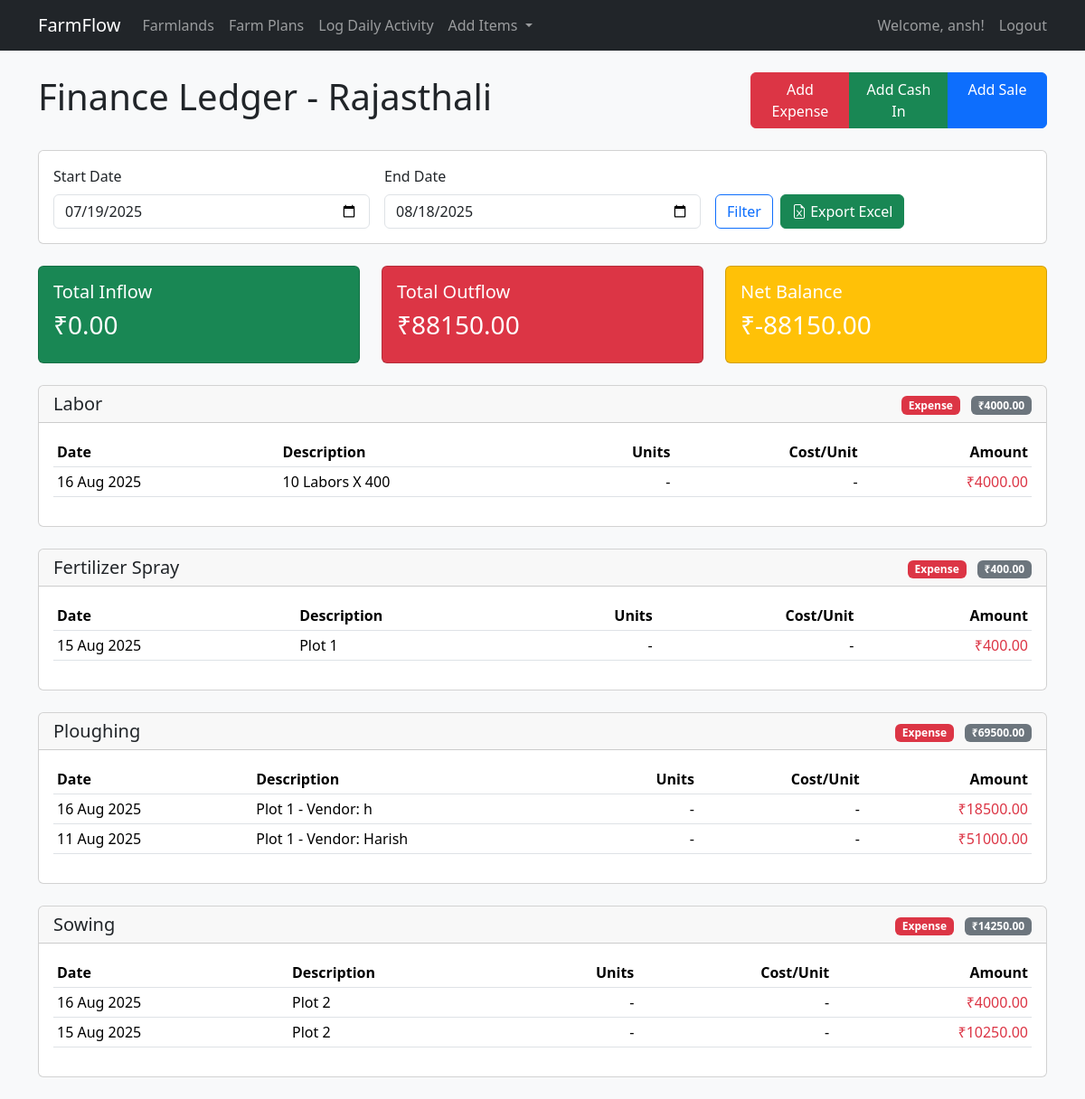
The app's page /farm/1/finances/ (signed in) with its own data.
### farm/models.py (models this page shows, shortened)
class Farmland(models.Model):
    name = models.CharField(max_length=150)
    size = models.DecimalField(max_digits=10, decimal_places=2, help_text="in acres")
    location = models.CharField(max_length=255)
    infrastructure = models.TextField(blank=True, null=True)
    latitude = models.DecimalField(max_digits=9, decimal_places=6, null=True, blank=True)
    longitude = models.DecimalField(max_digits=9, decimal_places=6, null=True, blank=True)
    parent_zone = models.ForeignKey(Zone, on_delete=models.CASCADE, related_name='farmlands')

class Category(models.Model):
    TYPE_CHOICES = [
        ('ACTIVITY', 'Activity'),
        ('ITEM', 'Item'),
        ('EXPENSE', 'Expense'),
    ]
    name = models.CharField(max_length=100)
    type = models.CharField(max_length=50, choices=TYPE_CHOICES)
    expected_efficiency = models.CharField(max_length=100, blank=True, help_text="e.g., '1 acre/hour'")
    class Meta:
        verbose_name_plural = "Categories"

class Expense(models.Model):
    farm = models.ForeignKey(Farmland, on_delete=models.CASCADE, related_name='expenses')
    date = models.DateField()
    category = models.ForeignKey(Category, on_delete=models.PROTECT, limit_choices_to={'type': 'EXPENSE'})
    description = models.TextField()
    amount = models.DecimalField(max_digits=12, decimal_places=2)

### farm/views.py (the view, shortened to what this page needs)
# urls.py: path('farm/<int:farm_pk>/finances/', views.FarmFinanceView.as_view(), name='farm_finances'),
class FarmFinanceView(LoginRequiredMixin, FarmContextMixin, TemplateView):
    template_name = 'farm/farm_finance_ledger.html'
    def get_context_data(self, **kwargs):
        context = super().get_context_data(**kwargs)
        farm = context['farm']
        start_date_str = self.request.GET.get('start_date')
        end_date_str = self.request.GET.get('end_date')
        if not start_date_str:
            start_date = (datetime.now() - timedelta(days=30)).date()
        else:
            start_date = datetime.strptime(start_date_str, '%Y-%m-%d').date()
        if not end_date_str:
            end_date = datetime.now().date()
        else:
            end_date = datetime.strptime(end_date_str, '%Y-%m-%d').date()
        expenses = Expense.objects.filter(farm=farm, date__range=[start_date, end_date])
        cash_ins = CashIn.objects.filter(farm=farm, date__range=[start_date, end_date])
        sales = Sale.objects.filter(crop_produce__farm=farm, sale_date__range=[start_date, end_date])
        categories = {}
        for exp in expenses:
            category_name = exp.category.name
            if category_name not in categories:
                categories[category_name] = {
                    'type': 'Expense',
                    'transactions': [],
                    'total_amount': 0,
                    'total_units': 0
                }
            categories[category_name]['transactions'].append({
                'date': exp.date,
                'description': exp.description,
                'units': None,
                'unit_measure': None,
                'cost_per_unit': None,
                'amount': exp.amount
            })
            categories[category_name]['total_amount'] += exp.amount
        for category in categories.values():
            category['transactions'].sort(key=lambda x: x['date'], reverse=True)
        context['categories'] = categories
        total_cash_in = CashIn.objects.filter(farm=farm).aggregate(total=Sum('amount'))['total'] or Decimal('0.00')
        total_sales = Sale.objects.filter(crop_produce__farm=farm).aggregate(
            total=Sum(F('quantity') * F('price_per_ton'))
        )['total'] or Decimal('0.00')
        total_expenses = Expense.objects.filter(farm=farm).aggregate(total=Sum('amount'))['total'] or Decimal('0.00')
        context['total_inflow'] = total_cash_in + total_sales
        context['total_outflow'] = total_expenses
        context['net_balance'] = context['total_inflow'] - context['total_outflow']
        context['start_date'] = start_date.strftime('%Y-%m-%d')
        context['end_date'] = end_date.strftime('%Y-%m-%d')
        return context

### farm/views.py (called while the page is built)
    def dispatch(self, request, *args, **kwargs):
        self.farm = get_object_or_404(Farmland, pk=kwargs['farm_pk'])
        return super().dispatch(request, *args, **kwargs)

    def get_context_data(self, **kwargs):
        context = super().get_context_data(**kwargs)
        context['farm'] = self.farm
        return context

### templates/farm/farm_finance_ledger.html (shortened to what this page needs)
{% extends 'base.html' %}
{% block content %}
<div class="d-flex justify-content-between align-items-center mb-4">
    <h1>Finance Ledger - {{ farm.name }}</h1>
    <div class="btn-group">
        <a href="{% url 'farm:expense_add' farm.pk %}" class="btn btn-danger">Add Expense</a>
        <a href="{% url 'farm:cashin_add' farm.pk %}" class="btn btn-success">Add Cash In</a>
        <a href="{% url 'farm:sale_add' farm.pk %}" class="btn btn-primary">Add Sale</a>
    </div>
</div>
<div class="card mb-4">
    <div class="card-body">
        <form method="get" class="row g-3">
            <div class="col-md-4">
                <label for="start_date" class="form-label">Start Date</label>
                <input type="date" class="form-control" id="start_date" name="start_date" value="{{ start_date }}">
            </div>
            <div class="col-md-4">
                <label for="end_date" class="form-label">End Date</label>
                <input type="date" class="form-control" id="end_date" name="end_date" value="{{ end_date }}">
            </div>
            <div class="col-md-4 d-flex align-items-end gap-2">
                <button type="submit" class="btn btn-outline-primary">Filter</button>
                <a href="{% url 'farm:finance_export' farm.pk %}?start_date={{ start_date }}&end_date={{ end_date }}" class="btn btn-success">
                    <i class="bi bi-file-earmark-excel"></i> Export Excel
                </a>
            </div>
        </form>
    </div>
</div>
<div class="row mb-4">
    <div class="col-md-4">
        <div class="card text-white bg-success">
            <div class="card-body">
                <h5 class="card-title">Total Inflow</h5>
                <h3>₹{{ total_inflow|floatformat:2 }}</h3>
            </div>
        </div>
    </div>
    <div class="col-md-4">
        <div class="card text-white bg-danger">
            <div class="card-body">
                <h5 class="card-title">Total Outflow</h5>
                <h3>₹{{ total_outflow|floatformat:2 }}</h3>
            </div>
        </div>
    </div>
    <div class="col-md-4">
        <div class="card text-white {% if net_balance >= 0 %}bg-success{% else %}bg-warning{% endif %}">
            <div class="card-body">
                <h5 class="card-title">Net Balance</h5>
                <h3>₹{{ net_balance|floatformat:2 }}</h3>
            </div>
        </div>
    </div>
</div>
{% for category_name, category_data in categories.items %}
<div class="card mb-4">
    <div class="card-header d-flex justify-content-between align-items-center">
        <h5 class="mb-0">{{ category_name }}</h5>
        <div>
            <span class="badge
                {% if category_data.type == 'Expense' or category_data.type == 'Activity Expense' %}bg-danger
                {% elif category_data.type == 'Cash In' %}bg-success
                {% else %}bg-primary{% endif %}">
                {{ category_data.type }}
            </span>
            <span class="badge bg-secondary ms-2">₹{{ category_data.total_amount|floatformat:2 }}</span>
        </div>
    </div>
    <div class="card-body">
        <div class="table-responsive">
            <table class="table table-sm">
                <thead>
                    <tr>
                        <th>Date</th>
                        <th>Description</th>
                        <th class="text-end">Units</th>
                        <th class="text-end">Cost/Unit</th>
                        <th class="text-end">Amount</th>
                    </tr>
                </thead>
                <tbody>
                    {% for transaction in category_data.transactions %}
                    <tr>
                        <td>{{ transaction.date|date:"d M Y" }}</td>
                        <td>{{ transaction.description }}</td>
                        <td class="text-end">
                            {% if transaction.units %}
                                {{ transaction.units|floatformat:2 }} {{ transaction.unit_measure }}
                            {% else %}
                                -
                            {% endif %}
                        </td>
                        <td class="text-end">
                            {% if transaction.cost_per_unit %}
                                ₹{{ transaction.cost_per_unit|floatformat:2 }}
                            {% else %}
                                -
                            {% endif %}
                        </td>
                        <td class="text-end">
                            <span class="{% if category_data.type == 'Expense' or category_data.type == 'Activity Expense' %}text-danger{% else %}text-success{% endif %}">
                                ₹{{ transaction.amount|floatformat:2 }}
                            </span>
                        </td>
                    </tr>
                    {% endfor %}
                </tbody>
            </table>
        </div>
    </div>
</div>
{% empty %}
<div class="card">
    <div class="card-body text-center">
        <p>No transactions found for the selected period.</p>
    </div>
</div>
{% endfor %}
{% endblock %}

### templates/base.html (shortened to what this page needs)
<!doctype html>
<html lang="en">
<head>
    <link href="https://cdn.jsdelivr.net/npm/bootstrap@5.3.2/dist/css/bootstrap.min.css" rel="stylesheet">
    <link rel="stylesheet" href="https://cdn.jsdelivr.net/npm/bootstrap-icons@1.11.1/font/bootstrap-icons.css">
</head>
<body class="bg-light">
    <nav class="navbar navbar-expand-lg navbar-dark bg-dark">
        <div class="container">
            <a class="navbar-brand" href="{% url 'farm:farmland_list' %}">FarmFlow</a>
            <div class="collapse navbar-collapse" id="navbarNav">
                <ul class="navbar-nav me-auto mb-2 mb-lg-0">
                    <li class="nav-item">
                        <a class="nav-link" href="{% url 'farm:farmland_list' %}">Farmlands</a>
                    </li>
                    {% if user.is_superuser or not user.staff or user.staff.role.name != 'FARM_MANAGER' %}
                        <li class="nav-item">
                            <a class="nav-link" href="{% url 'farm:plan_list' %}">Farm Plans</a>
                        </li>
                    {% endif %}
                    <li class="nav-item">
                        <a class="nav-link" href="{% url 'farm:activity_add' %}">Log Daily Activity</a>
                    </li>
                    {% if user.is_superuser or not user.staff or user.staff.role.name != 'FARM_MANAGER' %}
                        <li class="nav-item dropdown">
                            <a class="nav-link dropdown-toggle" href="#" role="button" data-bs-toggle="dropdown">
                                Add Items
                            </a>
                        </li>
                    {% endif %}
                </ul>
                {% if user.is_authenticated %}
                    <div class="navbar-nav d-flex align-items-center">
                        <span class="navbar-text me-3">Welcome, {{ user.username }}!</span>
                        <form method="post" action="{% url 'logout' %}" class="d-inline">
                            <button type="submit" class="btn btn-link nav-link border-0 p-0">Logout</button>
                        </form>
                    </div>
                {% else %}
                    <a class="nav-link" href="{% url 'login' %}">Login</a>
                {% endif %}
            </div>
        </div>
    </nav>
    <main class="container mt-4">
        {% block content %}{% endblock %}
    </main>
</body>
</html>

### templates/base.html (style rules this page uses)
.btn-group .btn { flex: 1; }

### records on screen
Farmland: name "Rajasthali"
Category: categories "Labor"
Category: categories "Fertilizer Spray"
Category: categories "Ploughing"
Category: categories "Sowing"

### other values on screen
{{ user.username }} "ansh"
{{ total_inflow|floatformat:2 }} "0.00"
{{ total_outflow|floatformat:2 }} "88150.00"
{{ net_balance|floatformat:2 }} "-88150.00"
{{ category_data.type }} "Expense" "Expense" "Expense" "Expense"
{{ category_data.total_amount|floatformat:2 }} "4000.00" "400.00" "69500.00" "14250.00"
